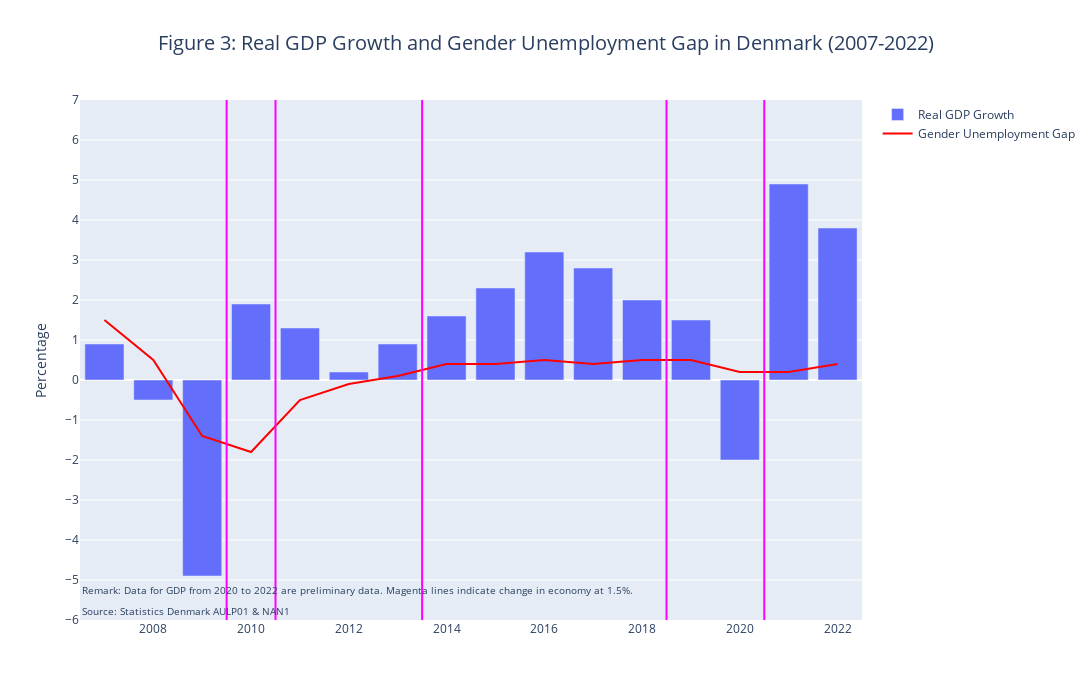

Here is the notebook cell this chart was saved with:
### Code cell
# Create a bar trace for GDP growth
gdp_trace = go.Bar(x=GDP['YEAR'], y=GDP['REAL GROWTH IN GDP (%)'], name='Real GDP Growth')

# Create a line trace for the gender unemployment gap
gap_trace = go.Scatter(x=gender_gap['YEAR'], y=gender_gap['GENDER UNEMPLOYMENT GAP (%)'], mode='lines', name='Gender Unemployment Gap', line=dict(color='red'))

# Create a list of shapes for the vertical lines
shapes = []
for i in range(1, len(GDP)):
    if GDP['REAL GROWTH IN GDP (%)'][i] > 1.5 and GDP['REAL GROWTH IN GDP (%)'][i-1] <= 1.5:
        shapes.append(dict(type='line', xref='x', yref='paper', x0=GDP['YEAR'][i-1] + 0.5, y0=0, x1=GDP['YEAR'][i-1] + 0.5, y1=1, line=dict(color='magenta')))
    elif GDP['REAL GROWTH IN GDP (%)'][i] <= 1.5 and GDP['REAL GROWTH IN GDP (%)'][i-1] > 1.5:
        shapes.append(dict(type='line', xref='x', yref='paper', x0=GDP['YEAR'][i-1] + 0.5, y0=0, x1=GDP['YEAR'][i-1] + 0.5, y1=1, line=dict(color='magenta')))

# Define the layout
layout = go.Layout(
    title=dict(text='Figure 3: Real GDP Growth and Gender Unemployment Gap in Denmark (2007-2022)', x=0.5, font=dict(size=20)),
    xaxis=dict(title='', range=[2006.5, 2022.5], showticklabels=True),
    yaxis=dict(title='Percentage', range=[-6, 7], tickvals=[-6,-5, -4, -3, -2, -1, 0, 1, 2, 3, 4, 5, 6, 7]),
    height=700, width=1200,
    shapes=shapes,
    annotations=[
        dict(
            text='Remark: Data for GDP from 2020 to 2022 are preliminary data. Magenta lines indicate change in economy at 1.5%.',
            xref='paper', yref='paper', x=0, y=0.04, showarrow=False, font=dict(size=10)),
        dict(
            text='Source: Statistics Denmark AULP01 & NAN1',
            xref='paper', yref='paper', x=0, y=0.0, showarrow=False, font=dict(size=10))
    ]
)

# Create the figure and add the traces
fig_3 = go.Figure(data=[gdp_trace, gap_trace], layout=layout)

# Show the interactive plot
fig_3.show()

### Figure 1 — Plotly figure (JSON) as saved in the notebook; plotly's stock layout.template omitted (floating-point values rounded to 4 significant figures)
{"data": [{"name": "Real GDP Growth", "type": "bar", "x": [2007, 2008, 2009, 2010, 2011, 2012, 2013, 2014, 2015, 2016, 2017, 2018, 2019, 2020, 2021, 2022], "y": [0.9, -0.5, -4.9, 1.9, 1.3, 0.2, 0.9, 1.6, 2.3, 3.2, 2.8, 2, 1.5, -2, 4.9, 3.8]}, {"line": {"color": "red"}, "mode": "lines", "name": "Gender Unemployment Gap", "type": "scatter", "x": [2007, 2008, 2009, 2010, 2011, 2012, 2013, 2014, 2015, 2016, 2017, 2018, 2019, 2020, 2021, 2022], "y": [1.5, 0.5, -1.4, -1.8, -0.5, -0.1, 0.1, 0.4, 0.4, 0.5, 0.4, 0.5, 0.5, 0.2, 0.2, 0.4]}], "layout": {"annotations": [{"font": {"size": 10}, "showarrow": false, "text": "Remark: Data for GDP from 2020 to 2022 are preliminary data. Magenta lines indicate change in economy at 1.5%.", "x": 0, "xref": "paper", "y": 0.04, "yref": "paper"}, {"font": {"size": 10}, "showarrow": false, "text": "Source: Statistics Denmark AULP01 & NAN1", "x": 0, "xref": "paper", "y": 0, "yref": "paper"}], "height": 700, "shapes": [{"line": {"color": "magenta"}, "type": "line", "x0": 2010.0, "x1": 2010.0, "xref": "x", "y0": 0, "y1": 1, "yref": "paper"}, {"line": {"color": "magenta"}, "type": "line", "x0": 2010.0, "x1": 2010.0, "xref": "x", "y0": 0, "y1": 1, "yref": "paper"}, {"line": {"color": "magenta"}, "type": "line", "x0": 2014.0, "x1": 2014.0, "xref": "x", "y0": 0, "y1": 1, "yref": "paper"}, {"line": {"color": "magenta"}, "type": "line", "x0": 2018.0, "x1": 2018.0, "xref": "x", "y0": 0, "y1": 1, "yref": "paper"}, {"line": {"color": "magenta"}, "type": "line", "x0": 2020.0, "x1": 2020.0, "xref": "x", "y0": 0, "y1": 1, "yref": "paper"}], "title": {"font": {"size": 20}, "text": "Figure 3: Real GDP Growth and Gender Unemployment Gap in Denmark (2007-2022)", "x": 0.5}, "width": 1200, "xaxis": {"range": [2006.0, 2022.0], "showticklabels": true, "title": {"text": ""}}, "yaxis": {"range": [-6, 7], "tickvals": [-6, -5, -4, -3, -2, -1, 0, 1, 2, 3, 4, 5, 6, 7], "title": {"text": "Percentage"}}}}
